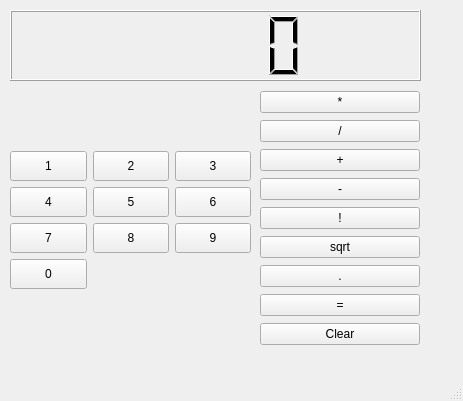
<?xml version="1.0" encoding="UTF-8"?>
<ui version="4.0">
 <class>MainWindow</class>
 <widget class="QMainWindow" name="MainWindow">
  <property name="geometry">
   <rect>
    <x>0</x>
    <y>0</y>
    <width>463</width>
    <height>401</height>
   </rect>
  </property>
  <property name="windowTitle">
   <string>MainWindow</string>
  </property>
  <widget class="QWidget" name="centralwidget">
   <widget class="QWidget" name="gridLayoutWidget">
    <property name="geometry">
     <rect>
      <x>10</x>
      <y>90</y>
      <width>241</width>
      <height>261</height>
     </rect>
    </property>
    <layout class="QGridLayout" name="gridLayout">
     <item row="3" column="1">
      <layout class="QGridLayout" name="gridLayout_2">
       <item row="2" column="1">
        <widget class="QPushButton" name="pushButton_8">
         <property name="minimumSize">
          <size>
           <width>0</width>
           <height>30</height>
          </size>
         </property>
         <property name="baseSize">
          <size>
           <width>30</width>
           <height>30</height>
          </size>
         </property>
         <property name="text">
          <string>8</string>
         </property>
        </widget>
       </item>
       <item row="0" column="1">
        <widget class="QPushButton" name="pushButton_2">
         <property name="minimumSize">
          <size>
           <width>0</width>
           <height>30</height>
          </size>
         </property>
         <property name="baseSize">
          <size>
           <width>30</width>
           <height>30</height>
          </size>
         </property>
         <property name="text">
          <string>2</string>
         </property>
        </widget>
       </item>
       <item row="3" column="0">
        <widget class="QPushButton" name="pushButton_0">
         <property name="minimumSize">
          <size>
           <width>0</width>
           <height>30</height>
          </size>
         </property>
         <property name="baseSize">
          <size>
           <width>30</width>
           <height>30</height>
          </size>
         </property>
         <property name="text">
          <string>0</string>
         </property>
        </widget>
       </item>
       <item row="2" column="0">
        <widget class="QPushButton" name="pushButton_7">
         <property name="minimumSize">
          <size>
           <width>0</width>
           <height>30</height>
          </size>
         </property>
         <property name="baseSize">
          <size>
           <width>30</width>
           <height>30</height>
          </size>
         </property>
         <property name="text">
          <string>7</string>
         </property>
        </widget>
       </item>
       <item row="0" column="0">
        <widget class="QPushButton" name="pushButton_1">
         <property name="minimumSize">
          <size>
           <width>0</width>
           <height>30</height>
          </size>
         </property>
         <property name="baseSize">
          <size>
           <width>30</width>
           <height>30</height>
          </size>
         </property>
         <property name="text">
          <string>1</string>
         </property>
        </widget>
       </item>
       <item row="1" column="0">
        <widget class="QPushButton" name="pushButton_4">
         <property name="minimumSize">
          <size>
           <width>0</width>
           <height>30</height>
          </size>
         </property>
         <property name="baseSize">
          <size>
           <width>30</width>
           <height>30</height>
          </size>
         </property>
         <property name="text">
          <string>4</string>
         </property>
        </widget>
       </item>
       <item row="1" column="1">
        <widget class="QPushButton" name="pushButton_5">
         <property name="minimumSize">
          <size>
           <width>0</width>
           <height>30</height>
          </size>
         </property>
         <property name="baseSize">
          <size>
           <width>30</width>
           <height>30</height>
          </size>
         </property>
         <property name="text">
          <string>5</string>
         </property>
        </widget>
       </item>
       <item row="0" column="2">
        <widget class="QPushButton" name="pushButton_3">
         <property name="minimumSize">
          <size>
           <width>0</width>
           <height>30</height>
          </size>
         </property>
         <property name="baseSize">
          <size>
           <width>30</width>
           <height>30</height>
          </size>
         </property>
         <property name="text">
          <string>3</string>
         </property>
        </widget>
       </item>
       <item row="1" column="2">
        <widget class="QPushButton" name="pushButton_6">
         <property name="minimumSize">
          <size>
           <width>0</width>
           <height>30</height>
          </size>
         </property>
         <property name="baseSize">
          <size>
           <width>30</width>
           <height>30</height>
          </size>
         </property>
         <property name="text">
          <string>6</string>
         </property>
        </widget>
       </item>
       <item row="2" column="2">
        <widget class="QPushButton" name="pushButton_9">
         <property name="minimumSize">
          <size>
           <width>0</width>
           <height>30</height>
          </size>
         </property>
         <property name="baseSize">
          <size>
           <width>30</width>
           <height>30</height>
          </size>
         </property>
         <property name="text">
          <string>9</string>
         </property>
        </widget>
       </item>
      </layout>
     </item>
    </layout>
   </widget>
   <widget class="QLCDNumber" name="lcdNumber">
    <property name="geometry">
     <rect>
      <x>10</x>
      <y>10</y>
      <width>411</width>
      <height>71</height>
     </rect>
    </property>
   </widget>
   <widget class="QWidget" name="verticalLayoutWidget">
    <property name="geometry">
     <rect>
      <x>260</x>
      <y>90</y>
      <width>160</width>
      <height>261</height>
     </rect>
    </property>
    <layout class="QVBoxLayout" name="verticalLayout">
     <item>
      <widget class="QPushButton" name="pushButton_pros">
       <property name="text">
        <string>*</string>
       </property>
      </widget>
     </item>
     <item>
      <widget class="QPushButton" name="pushButton_del">
       <property name="text">
        <string>/</string>
       </property>
      </widget>
     </item>
     <item>
      <widget class="QPushButton" name="pushButton_plus">
       <property name="text">
        <string>+</string>
       </property>
      </widget>
     </item>
     <item>
      <widget class="QPushButton" name="pushButton_minus">
       <property name="text">
        <string>-</string>
       </property>
      </widget>
     </item>
     <item>
      <widget class="QPushButton" name="pushButton_fact">
       <property name="text">
        <string>!</string>
       </property>
      </widget>
     </item>
     <item>
      <widget class="QPushButton" name="pushButton_sqrt">
       <property name="text">
        <string>sqrt</string>
       </property>
      </widget>
     </item>
     <item>
      <widget class="QPushButton" name="pushButton_dot">
       <property name="text">
        <string>.</string>
       </property>
      </widget>
     </item>
     <item>
      <widget class="QPushButton" name="pushButton_result">
       <property name="text">
        <string>=</string>
       </property>
      </widget>
     </item>
     <item>
      <widget class="QPushButton" name="pushButton_clear">
       <property name="text">
        <string>Clear</string>
       </property>
      </widget>
     </item>
    </layout>
   </widget>
  </widget>
  <widget class="QMenuBar" name="menubar">
   <property name="geometry">
    <rect>
     <x>0</x>
     <y>0</y>
     <width>463</width>
     <height>21</height>
    </rect>
   </property>
  </widget>
  <widget class="QStatusBar" name="statusbar"/>
 </widget>
 <resources/>
 <connections/>
</ui>
